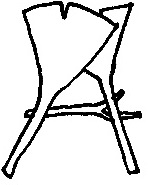
#> input picture padding/resource/test/A_origin.jpg, 148 x 185 px
$ python make_test_image.py
#> lines starting #> are read from the running program, lines starting #| are printed output that depends on the picture; after the words box and inside, x2 and y2 are one past the last pixel; in counts of white or black regions, pixels touching at a corner belong together
import cv2
import math
import numpy as np

size = 28

path = "./resource/test/A_origin.jpg"

# ギリギリ画像を正方形にする（？）
def girigiri_to_square(png_path):
#> called with png_path = './resource/test/A_origin.jpg'
    glyphname = "A"
    # png_path = "./resource/A_origin_noalpha.png"

    img_origin = cv2.imread(png_path)
#> img_origin is the input picture: shape (185, 148, 3); min 0, max 255, mean 221.5
    imgheight = img_origin.shape[0]
#> imgheight = 185
    imgwidth = img_origin.shape[1]
#> imgwidth = 148

    new_width = max(imgwidth, imgheight)
#> new_width = 185
    new_height = max(imgwidth, imgheight)
#> new_height = 185
    new_img = cv2.resize(np.zeros((1, 1, 3), np.uint8), (new_width, new_height))
    new_img[:, :, :] = np.full((new_height, new_width,3), 255)
#> new_img: shape (185, 185, 3); every value is 255

    # 縦が長い
    if (imgwidth < imgheight):
        add_padding = math.floor((imgheight - imgwidth) / 2)
#> add_padding = 18
        new_img[:, add_padding:(add_padding + imgwidth)] = img_origin
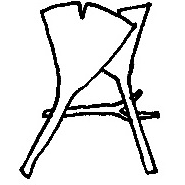
#> new_img: shape (185, 185, 3); min 0, max 255, mean 228.2
    else:
        add_padding = math.floor((imgwidth - imgheight) / 2)
        new_img[add_padding:(add_padding + imgheight), :] = img_origin

    return new_img

# 正方形画像から、回転をいろんな角度でさせた画像を生成する
def square_to_ratio(img, input_angle):
#> called with input_angle = 30
    glyphname = "A"
    # square_path = "./resource/A/origin/A_square.png"
    # img = cv2.imread(square_path)
    #高さを定義
    height = img.shape[0]
#> height = 185
    #幅を定義
    width = img.shape[1]
#> width = 185
    #回転の中心を指定
    center = (int(width/2), int(height/2))
#> center = (92, 92)
    #回転角を指定
    # angle = 45.0
    angle = calc_arg_angle(input_angle)
    #スケールを指定
    scale = 1.0
    #getRotationMatrix2D関数を使用
    trans = cv2.getRotationMatrix2D(center, angle , scale)
    #アフィン変換
    img2 = cv2.warpAffine(img, trans, (width,height), borderValue=(255, 255, 255))
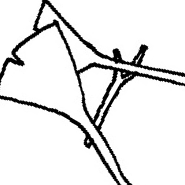
#> img2: shape (185, 185, 3); min 0, max 255, mean 230.1
    # [12 lines of commented-out code are left out]
    return img2

def calc_arg_angle(input_angle=0):
    angle = 90 - input_angle
    return float(angle)


load_image = girigiri_to_square(path)
ratio_image = square_to_ratio(load_image, 30)
image = cv2.resize(ratio_image, (size, size))
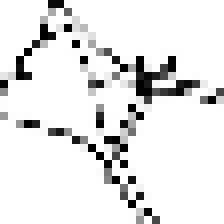
#> image: shape (28, 28, 3) (shown 8 times larger); min 0, max 255, mean 229.8
# h = image.shape[0]
# w = image.shape[1]
arr2 = image[:, :, 0]
for y in range(size):
    for x in range(size):
        arr2[y, x] = float(image[y, x, 0] / 255)
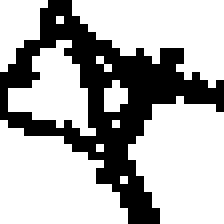
#> arr2: shape (28, 28) (shown 8 times larger); values 0 (black) and 1 (white), 69% white; black in thin lines or dots
data = np.array(arr2)
np.save("./dist/autumn_A.npy", data)
